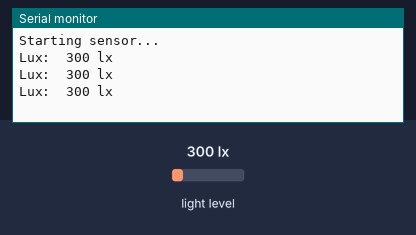
Bench run of a sketch on a simulated Arduino Uno, built with avr-gcc and run on an emulated ATmega328P. Parts: the last lines printed to the serial monitor. The test bench sets the inputs (shaded band); at power-on: light level 300 lx.

Above: at 1.3 s.
1.4 s: light level set to 40 lx
At 1.9 s:
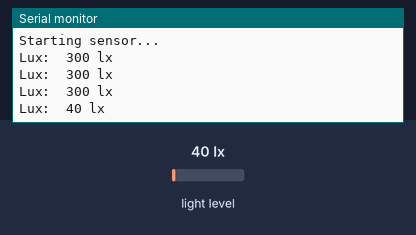
2.9 s: light level set to 500 lx
At 3.4 s:
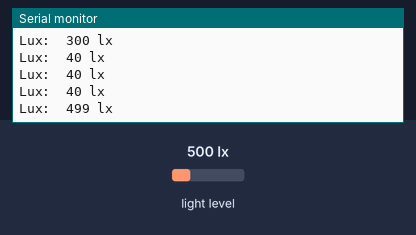
Timing chart, 0 to 5.9 s (numbered marks = the images above; inputs shaded):
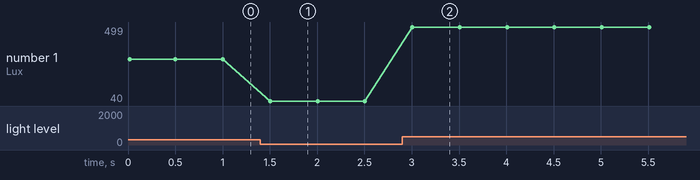

The sketch:

BH1750_Test.ino
```cpp
//Light meter software without pullup resistors using internal pullups.
//Peter Kooiman version
//2018/6/26


#include <Wire.h>
#include <BH1750.h>

BH1750 lightmeter;

const BH1750::Mode luxMode = BH1750::Mode::CONTINUOUS_HIGH_RES_MODE;
// BH1750_CONTINUOUS_HIGH_RES_MODE
// BH1750_CONTINUOUS_HIGH_RES_MODE_2
// BH1750_CONTINUOUS_LOW_RES_MODE
// BH1750_ONE_TIME_HIGH_RES_MODE
// BH1750_ONE_TIME_HIGH_RES_MODE_2
// BH1750_ONE_TIME_LOW_RES_MODE

void setup() {
  Serial.begin(9600);
  Wire.begin();
  Serial.println(F("Starting sensor..."));
  lightmeter.begin(luxMode, 3); // Inicializar BH1750
//  lightmeter.begin(luxMode, 3); // Inicializar BH1750
// (luxMode, RESOLUTION) --> 1 standard, 2 and 3 maximum resolution!
    pinMode(A4, INPUT_PULLUP);
    pinMode(A5, INPUT_PULLUP);
}

void loop() {
  uint16_t lux = lightmeter.readLightLevel(); // Reading BH1750
  Serial.print(F("Lux:  "));
  Serial.print(lux);
  Serial.println(" lx");
  delay(500);
}
```

Measured:
- after the input at 1.4 s, the serial monitor: prints a new line after 0.10 s (image 1)
- after the input at 2.9 s, the serial monitor: prints a new line after 0.11 s (image 2)
- plotted number 1: 300 → 40 after the input at 1.4 s, 40 → 499 after the input at 2.9 s
